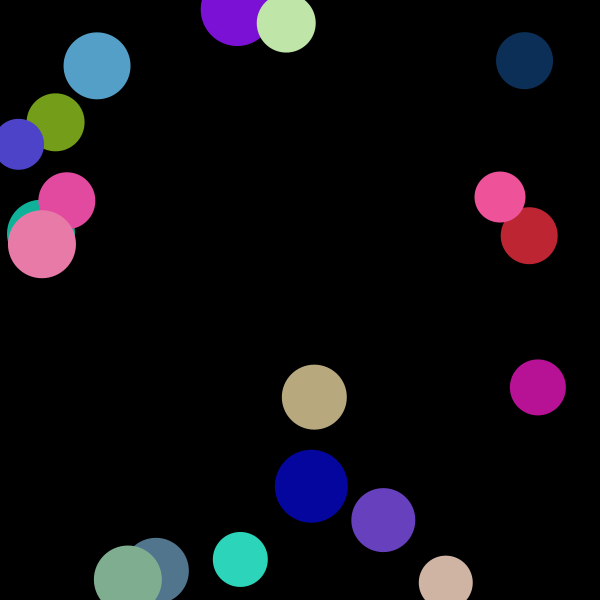
Frame 1 (no input)
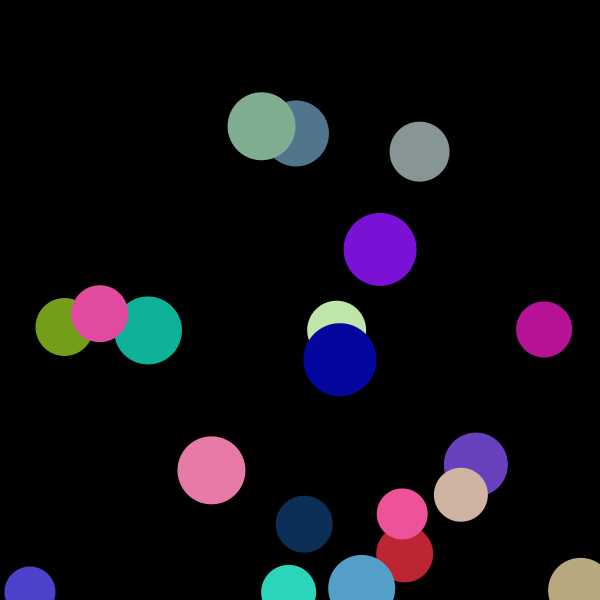
Frame 60 (the mouse pressed at the canvas centre just before this capture)
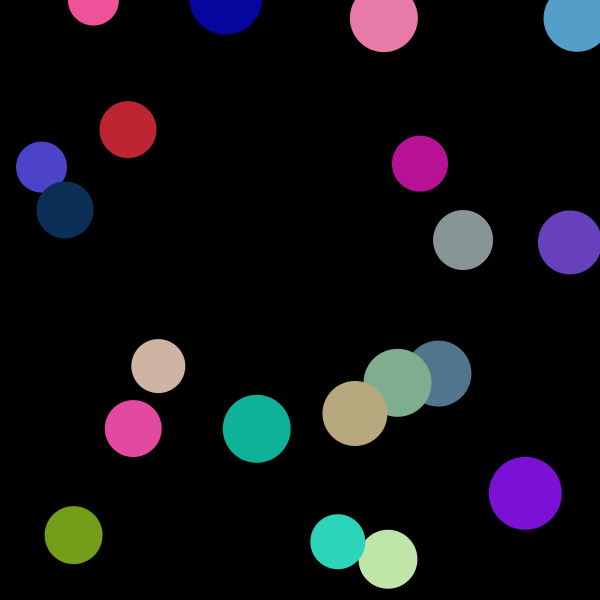
Frame 120 (the mouse held since frame 60 and released just before this capture)

The Processing sketch that drew these frames (run headless with seeded random() and noise(); from frame 60 on, the mouse is pressed at the canvas centre):

// Processing sketch: Chain_Reaction
// ── Chain_Reaction.pde
ArrayList<Ball> Balls = new ArrayList<Ball>(); 
boolean reaction = false;

void setup() {
  size(600, 600); 
  background(0);
  //adds 100 balls
  for (int i = 0; i < 20; i++) { //spawns 20 random balls at random speeds and at random location 
    Balls.add(new Ball( (int) (random(50, 75)), random(width), random(height), 0, new PVector(random(10), random(10))));
  }
}//end setup


void draw() {
  background(0); //erases previously drawn canvas in prepartion for drawing new one
  //updates balls on canvas
  for (int x = 0; x < Balls.size(); x++) {
    Ball b = Balls.get(x); 
    if (reaction && b.getState() != 0) {
      for (int i = 0; i < Balls.size(); i++) {
        //checks each other ball to see if its not itself, if it hasn't grown yet, and if they're touching
        if (i != x && Balls.get(i).getState() == 0 && b.touching(Balls.get(i)))
            Balls.get(i).setState(1);
      }
    } //end of reaction case
    if (b.isDead()) //gets rid of dead balls
      Balls.remove(x);
    b.drawBall(); 
  }
}//end draw


void mouseClicked() {
  if (!reaction) {
    reaction = true;
    Balls.add(new Ball(60, (float) mouseX, (float) mouseY, 1, new PVector(0, 0))); 
  }//end mouseClicked
}
// ── Ball.pde
class Ball {

  private PVector vec; 
  int size, startingSize;
  float x, y; 
  int state; // 0 = not growing 1 = growing 2 = shrinking
  color c;
  boolean dead; //this ball no longer should interact with anything if true 

  //default constructor
  public Ball() {
    size = startingSize = 0; 
    x = 0; 
    y = 0; 
    vec = new PVector(0, 0);
    state = 0; 
    c = color(0, 0, 0);
  }

  //overload constructor 
  public Ball(int size, float x, float y, int state, PVector vec) {
    this.size = startingSize = size; 
    this.x = x; 
    this.y = y;
    this.vec = vec; 
    this.state = state; 
    c = color((int) (random(256)), (int) (random(256)), (int) (random(256)));
  }

  //draws the ellipse and moves it
  public void drawBall() {
    fill(c); 
    noStroke();
    if (state > 0) {
      vec.x = 0; 
      vec.y = 0; //stops mvmt of balls
      grow(); 
      shrink();
    }
    ellipse(x, y, size, size);
    reflect(); 
    x += vec.x; 
    y += vec.y;
  }

  //reflects balls appropriately
  private void reflect() {
    if (x <= 0 || x >= width)
      vec.x = -vec.x;
    if (y <= 0 || y >= height)
      vec.y = -vec.y;
  }

  public boolean touching(Ball other) {
    float distance = dist(x, y, other.x, other.y) - size/2 - other.size/2; //calculates distance betw 2 circles
    if (distance <= 0)
      return true;
    else 
      return false;
  }

  public void grow() {
    if (state == 1 && frameCount%3 == 0) //grows size every 3 frames
      size += 1;
    if (size >= 2.5 * startingSize) //shrink if its 2.5 times greater than its original size
      state = 2;
  }

  public void shrink() {
    if (size <= 0)
      dead = true; 
    if (state == 2 && frameCount%3 == 0) //shrink every 3 frames
      size -= 1.2;
  }

  //mutator for state
  public int setState(int s) {
   int oldState = state; 
   state = s; 
   return oldState;
  }
  
  //accessor for state var
  public int getState() {
    return state;  
  }
  
  //accessor for dead var 
  public boolean isDead() {
    return dead;
  }
}
